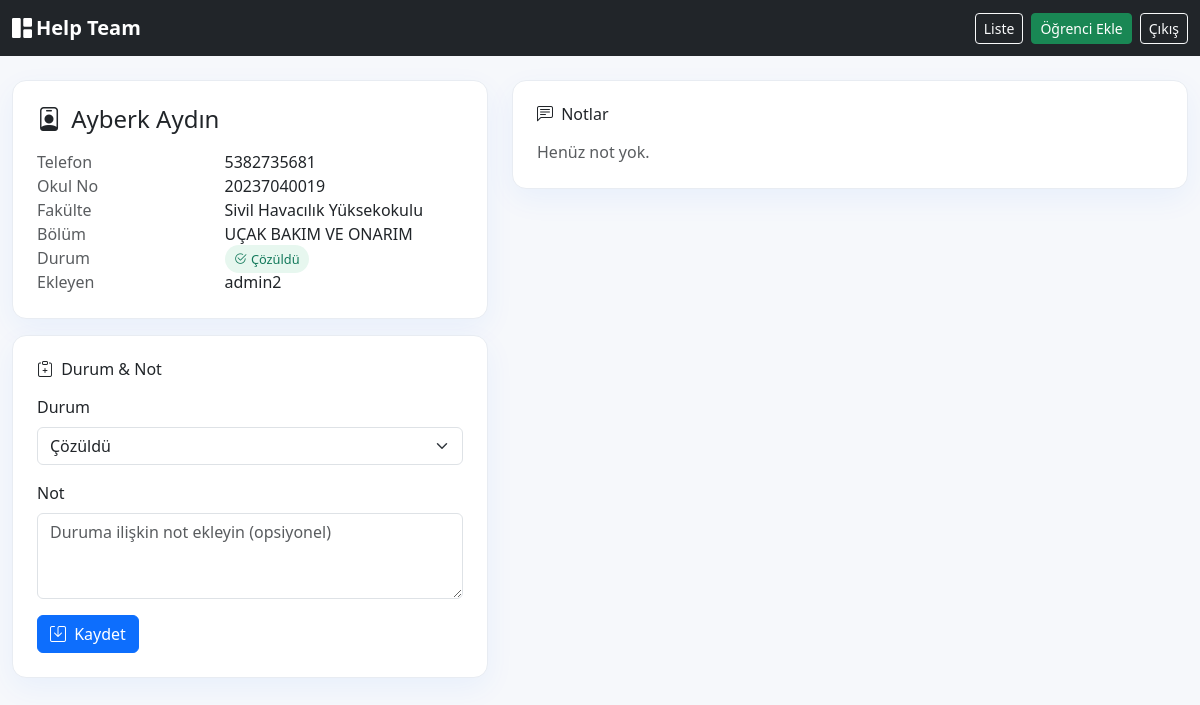
The page /student/6 (signed in) on the database its author committed.
### app.py (models this page shows)
class Student(db.Model):
    id = db.Column(db.Integer, primary_key=True)
    name = db.Column(db.String(150), nullable=False)
    phone = db.Column(db.String(20))
    school_no = db.Column(db.String(20))
    added_by = db.Column(db.String(150))
    status = db.Column(db.String(20), default='cozulmedi')  # 'cozuldu' | 'cozulmedi'
    department = db.Column(db.String(200))   # Bölüm
    faculty = db.Column(db.String(200))      # Fakülte

### app.py (the view, shortened to what this page needs)
@app.route("/student/<int:id>", methods=["GET", "POST"])
@login_required
def view_student(id):
    s = Student.query.get_or_404(id)
    notes = StudentNote.query.filter_by(student_id=id).order_by(StudentNote.created_at.desc()).all()
    return render_template("view_student.html", student=s, notes=notes)

### app.py (called while the page is built)
@login_manager.user_loader
def load_user(user_id):
    return User.query.get(int(user_id))

### templates/view_student.html (shortened to what this page needs)
<!doctype html>
<html lang="tr">
<head>
  <link href="https://cdn.jsdelivr.net/npm/bootstrap@5.3.2/dist/css/bootstrap.min.css" rel="stylesheet">
  <link href="https://cdn.jsdelivr.net/npm/bootstrap-icons@1.11.3/font/bootstrap-icons.css" rel="stylesheet">
</head>
<body>
<nav class="navbar navbar-expand-lg bg-dark navbar-dark">
  <div class="container-xxl">
    <a class="navbar-brand fw-semibold" href="{{ url_for('dashboard') }}"><i class="bi bi-grid-1x2-fill me-1"></i>Help Team</a>
    <div class="d-flex gap-2">
      <a href="{{ url_for('main_screen') }}" class="btn btn-outline-light btn-sm">Liste</a>
      <a href="{{ url_for('add_student') }}" class="btn btn-success btn-sm">Öğrenci Ekle</a>
      <a href="{{ url_for('logout') }}" class="btn btn-outline-light btn-sm">Çıkış</a>
    </div>
  </div>
</nav>
<div class="container-xxl py-4">
  <div class="row g-4">
    <div class="col-12 col-lg-5">
      <div class="glass p-4">
        <h4 class="mb-3"><i class="bi bi-person-badge me-1"></i> {{ student.name }}</h4>
        <div class="row">
          <div class="col-5 text-muted">Telefon</div><div class="col-7">{{ student.phone or '-' }}</div>
          <div class="col-5 text-muted">Okul No</div><div class="col-7">{{ student.school_no or '-' }}</div>
          <div class="col-5 text-muted">Fakülte</div><div class="col-7">{{ student.faculty or '-' }}</div>
          <div class="col-5 text-muted">Bölüm</div><div class="col-7">{{ student.department or '-' }}</div>
          <div class="col-5 text-muted">Durum</div>
          <div class="col-7">
            {% if student.status=='cozuldu' %}
              <span class="chip chip-success"><i class="bi bi-check2-circle me-1"></i>Çözüldü</span>
            {% else %}
              <span class="chip chip-warn"><i class="bi bi-exclamation-circle me-1"></i>Çözülmedi</span>
            {% endif %}
          </div>
          <div class="col-5 text-muted">Ekleyen</div><div class="col-7">{{ student.added_by or '—' }}</div>
        </div>
      </div>
      <div class="glass p-4 mt-3">
        <h6 class="mb-3"><i class="bi bi-clipboard-plus me-1"></i> Durum & Not</h6>
        <form method="post" class="row g-3">
          <div class="col-12">
            <label class="form-label">Durum</label>
            <select name="status" class="form-select">
              <option value="cozuldu" {{ student.status=='cozuldu' and 'selected' or '' }}>Çözüldü</option>
            </select>
          </div>
          <div class="col-12">
            <label class="form-label">Not</label>
            <textarea name="note" class="form-control" rows="3" placeholder="Duruma ilişkin not ekleyin (opsiyonel)"></textarea>
          </div>
          <div class="col-12">
            <button class="btn btn-primary"><i class="bi bi-save me-1"></i> Kaydet</button>
          </div>
        </form>
      </div>
    </div>
    <div class="col-12 col-lg-7">
      <div class="glass p-4">
        <h6 class="mb-3"><i class="bi bi-chat-left-text me-1"></i> Notlar</h6>
        {% if notes %}
          <div class="list-group list-group-flush">
            {% for n in notes %}
            <div class="list-group-item px-0">
              <div class="d-flex justify-content-between">
                <div>
                  <div class="small text-muted">
                    {{ n.created_at.strftime('%d.%m.%Y %H:%M') }} • {{ n.author or '—' }}
                  </div>
                  <div class="mt-1">{{ n.text }}</div>
                </div>
                <form method="post" action="{{ url_for('delete_note', note_id=n.id) }}" onsubmit="return confirm('Not silinsin mi?')">
                  <button class="btn btn-sm btn-outline-danger"><i class="bi bi-trash3"></i></button>
                </form>
              </div>
            </div>
            {% endfor %}
          </div>
        {% else %}
          <div class="text-muted">Henüz not yok.</div>
        {% endif %}
      </div>
    </div>
  </div>
</div>
</body>
</html>

### templates/view_student.html (style rules this page uses)
body { background:#f6f8fb }
.glass { background:#fff;border:1px solid #e8ecf2;border-radius:14px;box-shadow:0 10px 30px rgba(13,110,253,.06) }
.chip { padding:.3rem .6rem;border-radius:999px;font-size:.8rem }
.chip-success { background:#e7f7ef;color:#13795b }

### rows shown on the page
Student: name "Ayberk Aydın", phone "5382735681", school_no "20237040019", faculty "Sivil Havacılık Yüksekokulu", department "UÇAK BAKIM VE ONARIM", added_by "admin2"
